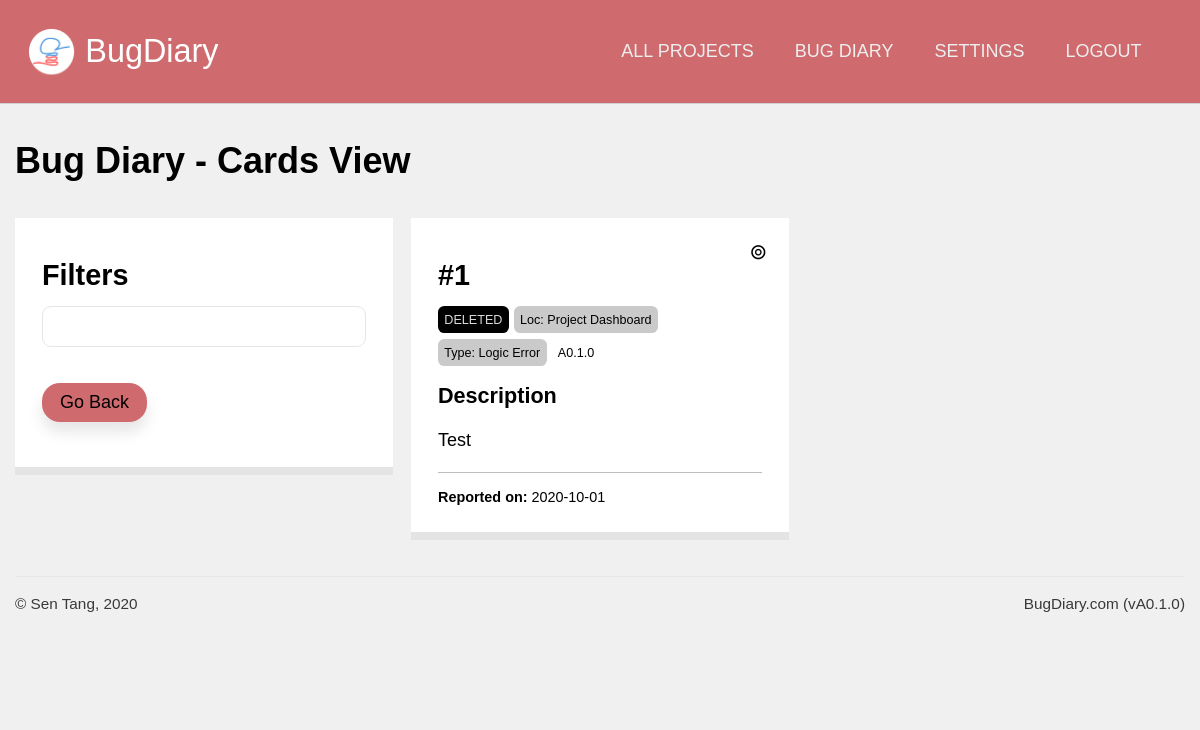
Before: /projects/view_cards/kCXoYeCCX3AcZxZbTnHmT3 (signed in) with the older database file.
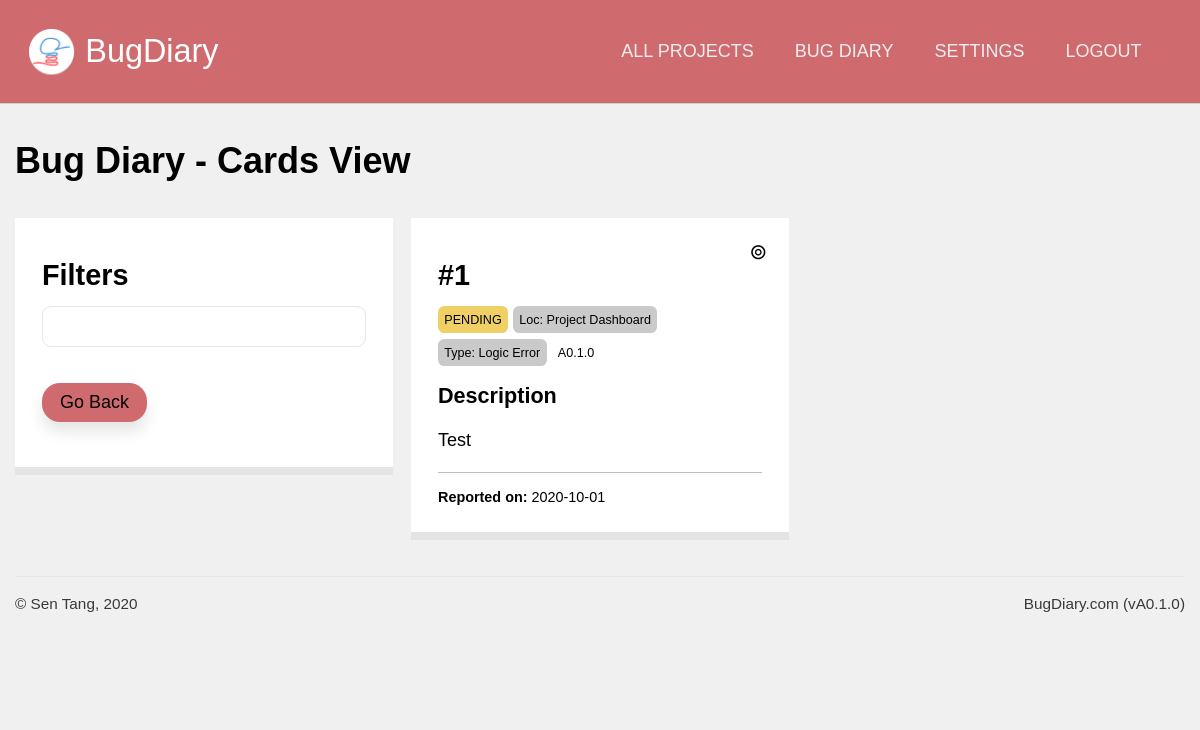
After: the same page with the newer database file.
### application/models.py (models this page shows, shortened)
class Projects(db.Model):
    id  = db.Column(db.Integer, primary_key = True, nullable = False)
    url = db.Column(db.String(22), index = True, unique = True, nullable = False)
    name = db.Column(db.String(100), nullable = False)
    description = db.Column(db.Text, nullable = False)
    creation_date = db.Column(db.DateTime, index = True, nullable = False)
    expiry_date = db.Column(db.DateTime, index = True, nullable = False)
    status = db.Column(db.String(10), nullable = False)
    access_code = db.Column(db.String(50), nullable = True)
    last_activity = db.Column(db.DateTime(), default = dt.datetime.now())
    owner = db.Column(db.Integer, db.ForeignKey('users.id')) #linked
    bugs = db.relationship('Bugs', backref = 'containing_project', cascade = "all,delete")
    locations = db.relationship('Project_bug_locations', backref = 'locations_in', cascade = "all,delete")
    types = db.relationship('Project_bug_types', backref = 'types_in', cascade = "all,delete")
    settings = db.relationship('Project_settings', backref = 'settings_for', cascade = "all,delete", uselist = False)
    blog_posts = db.relationship('Blog_posts', backref= 'post_target', cascade = "all,delete")

class Bugs(db.Model):
    id = db.Column(db.Integer, primary_key = True)
    ref_id = db.Column(db.Integer)
    details = db.Column(db.Text)
    author = db.Column(db.String(100))
    author_email = db.Column(db.String(100))
    status = db.Column(db.String(20))
    version = db.Column(db.String(20), index = True)
    report_date = db.Column(db.DateTime, index = True, default = dt.datetime.now())
    resolve_date = db.Column(db.DateTime, default = None)
    project = db.Column(db.Integer, db.ForeignKey('projects.id')) #linked
    bug_location = db.Column(db.Integer, db.ForeignKey('project_bug_locations.id')) #linked
    bug_type = db.Column(db.Integer, db.ForeignKey('project_bug_types.id')) #linked
    comments = db.relationship('Bug_comments', backref = "comment_target")

### application/projects/views.py (the view)
@projects.route('/view_cards/<string:project_url>', methods = ['get', 'post'])
@login_required
def cards_view(project_url):
    target_project = Projects.query.filter_by(url = project_url).first()
    form = manage_card_form()
    all_bugs = target_project.bugs
    if request.args.get('filter'):
        pass
    return render_template('view_cards.html', project = target_project, bug_list = all_bugs, form = form)

### application/projects/forms.py
class manage_card_form(FlaskForm):
    target_card = HiddenField()
    target_action = HiddenField()
    submit = SubmitField()

### application/models.py (called while the page is built)
@login_manager.user_loader
def load_user(user_id):
    return Users.query.get(user_id)

### application/projects/templates/projects/view_cards.html (shortened to what this page needs)
{% extends 'confined.html' %}
{% import 'macros.html' as macros %}
{% block custom_nav %}
<a href="{{ url_for('users.dashboard') }}">All projects</a>
<a href="{{ url_for('projects.dashboard', project_url = project.url) }}">{{project.name}}</a>
<a href="{{ url_for('projects.settings', project_url = project.url) }}">Settings</a>
<a href="{{ url_for('users.logout') }}">Logout</a>
{% endblock %}
{% block main %}
<h1>{{ project.name }} - Cards View</h1>
<div class="cards-flex">
    <div class="card">
        <h2>Filters</h2>
        <input type="text">
        <a href="{{ url_for('projects.dashboard', project_url = project.url) }}" class="button-primary shadowed rounded">Go Back</a>
    </div>
    {% for bug in bug_list %}
      {{ macros.bugcard(bug, True) }}
    {% endfor %}
</div>
{% endblock %}

### application/templates/confined.html (shortened to what this page needs)
{% extends "base.html" %}
{% block templateMain %}
<main class="confined">
  {% block main %}
  {% endblock %}
</main>
{% endblock %}

### application/templates/macros.html (shortened to what this page needs)
{% macro bugcard(bug, show_controls, color_code = {"PENDING": "bg-yellow", "RESOLVED": "bg-green", "DELETED": 'bg-black', "PINNED": 'bg-red'}) %}
<div id="card-{{bug.id}}" style="position: relative;">
    <div class="card">
        <h2>#{{ bug.ref_id }}</h2>
        <div>
            <span class="tag-mini {{ color_code[bug.status] }}">{{ bug.status }}</span>
            <span class="tag-mini bg-gray">Loc: {{ bug.bug_location }}</span>
            <span class="tag-mini bg-gray">Type: {{ bug.bug_type }}</span>
            <span class="tag-mini">{{ bug.version }}</span>
        </div>
        <h4>Description</h4>
        <p class="linebreak">{{ bug.details }}</p>
        <div class="author">
             <br>
            <b>Reported on:</b> {{ bug.report_date.strftime('%Y-%m-%d') }}
            <br>
        </div>
        {% if show_controls == True %}
        <div class="cardcontrolstoggle" onClick="showControls('card-{{bug.id}}-controls')">
            &circledcirc;
        </div>
        {% endif %}
    </div>
</div>
{% endmacro %}

### application/templates/base.html (shortened to what this page needs)
<!DOCTYPE html>
{% set version = "A0.1.0" %}
<html lang="en" dir="ltr">
  <head>
    <link rel="stylesheet" href="{{ url_for('static', filename='css/unilay5.css') }}?v={{version}}">
    <link rel="stylesheet" href="{{ url_for('static', filename='css/custom.css') }}?v={{version}}">
  </head>
  <body>
    <header>
        <div id="logo"><a href="{{ url_for('core.index') }}">
            {% block custom_logo %}BugDiary{% endblock %}
        </a></div>
        <nav id="navigation">
          {% block custom_nav %}{% endblock %}
        </nav>
    </header>
      {% block templateMain %}{% endblock %}
    <footer>
      <div id="copyright">
        &copy; Sen Tang, 2020
      </div>
      <div id="version">
        BugDiary.com (v{{ version }})
      </div>
    </footer>
  </body>
</html>

### application/static/css/unilay5.css (style rules this page uses)
body { font-size: 18px; font-family: sans-serif; color: #000; margin: 0; padding: 0; background-color: #f0f0f0; }
header { background-color: #cf6b6e; border-bottom: 1px solid #d0d0d0; padding: 1.5em; display: grid; text-align: center; grid-template-areas: "logo nav"; }
header #logo { padding-left: 1.8em; line-height: 1.5em; grid-area: logo; background-image: url("../images/logo-small.png"); background-repeat: no-repeat; background-size: contain; text-align: left; font-size: 1.8em; }
header #logo a:link, header #logo a:visited { color: #fff; text-decoration: none; }
header nav, header #navigation { grid-area: nav; padding: 0.75em; text-align: right; z-index: 10; }
header nav a, header #navigation a { text-transform: uppercase; display: inline-block; color: #eeeeee; text-decoration: none; padding: 0 1em; font-family: "Trebuchet MS", Helvetica, sans-serif; }
.confined { max-width: 65em; margin-left: auto; margin-right: auto; }
footer { border-top: 1px solid #e6e6e6; padding-top: 1em; padding-bottom: 5em; max-width: 65em; color: #393939; margin: auto; display: grid; grid-template-areas: "copyright version"; grid-gap: 0; }
footer #copyright { grid-area: copyright; text-align: left; font-size: 0.85em; }
footer #version { grid-area: version; text-align: right; font-size: 0.85em; }
p { line-height: 150%; }
main a.button-secondary, main a.button-primary { padding: 0.5em 1em; text-decoration: none; margin: 1em auto; display: inline-block; text-align: center; }
main a.button-primary { background-color: #cf6b6e; color: #000; }
a:link, a:visited { color: #ff3939; }
h2, h3, h4, h5 { margin: 0.5em 0; }
h1 { color: inherit; font-size: 2em; margin: 1em 0; }
h2 { color: inherit; font-size: 1.6em; }
h4 { color: inherit; font-size: 1.2em; }
.rounded { border-radius: 1em 1em 1em 1em; -moz-border-radius: 1em 1em 1em 1em; -webkit-border-radius: 1em 1em 1em 1em; }
.shadowed { -webkit-box-shadow: 0px 10px 15px 0px rgba(0, 0, 0, 0.1); -moz-box-shadow: 0px 10px 15px 0px rgba(0, 0, 0, 0.1); box-shadow: 0px 10px 15px 0px rgba(0, 0, 0, 0.1); }
.bg-yellow { background-color: #F0CF65; }
.bg-gray { background-color: #cacaca; }
input[type=text], input[type=number], input[type=submit], input[type=password], select, textarea, .button-styled { font-size: 1em; padding: 0.5em; -webkit-appearance: none; -moz-appearance: none; appearance: none; width: 100%; border: 1px solid; font-family: inherit; margin-bottom: 1em; border-color: #e6e6e6; -webkit-box-sizing: border-box; -moz-box-sizing: border-box; box-sizing: border-box; border-radius: 0.5em 0.5em 0.5em 0.5em; -moz-border-radius: 0.5em 0.5em 0.5em 0.5em; -webkit-border-radius: 0.5em 0.5em 0.5em 0.5em; }
.button-primary { background-color: #cf6b6e; color: #000; }

### application/static/css/custom.css (style rules this page uses)
.card { background-color: #fff; padding: 1.5em; border-bottom: 8px solid #e4e4e4; position: relative; margin-bottom: 1em; break-inside: avoid-column; }
.tag-mini { font-size: 0.7em; margin-bottom: 0.5em; padding: 0.5em; display: inline-block; border-radius: 0.5em; -moz-border-radius: 0.5em; -webkit-border-radius: 0.5em; }
.author { font-size: 0.8em; border-top: 1px solid #bdbdbd; }
.cards-flex { column-count: 3; column-gap: 1em; margin-bottom: 2em; }
p.linebreak { white-space: pre-line; }
.cardcontrolstoggle { position: absolute; top: 0.5em; right: 0.5em; padding: 0.5em; z-index: 7; font-size: 1.2em; }

Changed rows visible on the page:
changed Bugs "Test": status "DELETED" → "PENDING"
